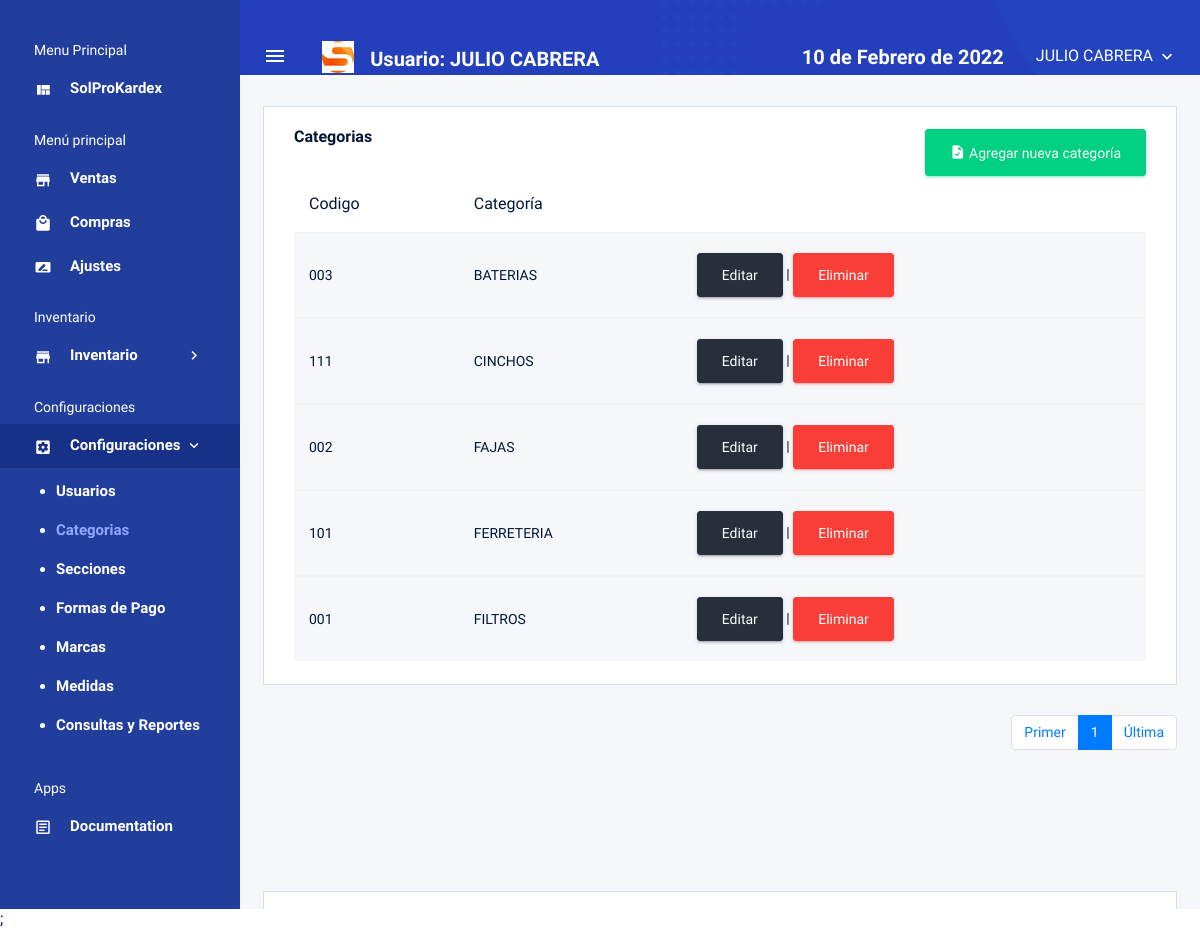
Screenshot of /sistema/VistaCategorias.php (signed in) with the database file from the repository.
### tables this page shows
CREATE TABLE `categorias` (
  `IDCATEGORIA` bigint(20) NOT NULL,
  `CODIGO` char(3) NOT NULL,
  `CATEGORIA` varchar(30) NOT NULL,
  `ESTATUS` tinyint(2) NOT NULL DEFAULT 1
);

### sistema/VistaCategorias.php (the view, shortened to what this page needs)
<?php
    include "../conexionBD.php";
?>
<!DOCTYPE html>
<html lang="en">
<head>
<?php include "../includes/includes.php";?>
</head>
<body>
<div class="container-scroller d-flex">
    <?php include "../includes/sideBar.php";?>
    <div class="container-fluid page-body-wrapper">
    <?php include "../includes/navBar.php"; ?>
    <div class="main-panel">
        <div class="content-wrapper">
        <div class="row">
            <div class="col-lg-12 grid-margin stretch-card">
            <div class="card">
                <div class="card-body">
                <a href="registrarCategoria.php">
                    <h4 class="card-title">Categorias
                        <span class="float-right">
                            <button type="button" class="btn btn-success btn-fw" >
                                <i class="mdi mdi-file-check btn-icon-prepend"></i>  Agregar nueva categoría
                            </button>
                        </span>
                    </h4>
                </a>
                <div class="table-responsive">
                    <table class="table table-striped">
                    <thead>
                        <tr>
                            <th>
                                Codigo
                            </th>
                            <th>
                                Categoría
                            </th>
                        </tr>
                    </thead>
                    <?php
                        $sql_registros = mysqli_query($connectionTrans,"SELECT COUNT(*) AS total_registros FROM categorias WHERE ESTATUS = 1;");
                        $result_registros = mysqli_fetch_array($sql_registros);
                        $total_registros = $result_registros['total_registros'];
                        $reg_pagina = 5;
                        if (empty($_GET['pagina'])) {
                            $pagina = 1;
                        }else{
                            $pagina = $_GET['pagina'];
                        }
                        $desde = ($pagina-1) * $reg_pagina;
                        $total_paginas = ceil($total_registros / $reg_pagina);
                        $consulta = mysqli_query($connectionTrans, "SELECT * FROM `categorias` WHERE ESTATUS = '1'
                                                                    ORDER BY CATEGORIA LIMIT $desde,$reg_pagina;");
                        $resultado = mysqli_num_rows($consulta);
                        if ($resultado > 0){
                            while ($datos = mysqli_fetch_array($consulta)){
                                ?>
                    <tbody>
                    <tr>
                        <td><?php echo $datos['CODIGO']; ?></td>
                        <td><?php echo $datos['CATEGORIA']; ?></td>
                        <td>
                        <a class="btn btn-dark sm" href="../sistema/actualizarCategoria.php?id=<?php echo $datos['IDCATEGORIA']?>">Editar</a>
                        |
                        <a class="btn btn-danger sm" href="eliminarCategoria.php?id=<?php echo $datos['IDCATEGORIA']?>">Eliminar</a>
                        </td>
                        </tr>
                    </tbody>
                    <?php
					}
				}
			?>
                    </table>
                </div>
                </div>
            </div>
            </div>
        </div>
            <nav aria-label="Page navigation example">
                <ul class="pagination justify-content-end">
                    <li class="page-item"><a class="page-link" href="?pagina=<?php echo 1;?>">Primer</a></li>
                    <?php
                        for ($i=1; $i <= $total_paginas; $i++) {
                            if ($i == $pagina) {
                                echo '<li class="page-item active"><a class="page-link">'.$i.'</a></li>';
                            }else{
                                echo '<li class="page-item"><a class="page-link" href="?pagina='.$i.'">'.$i.'</a></li>';
                            }
                        }
                    ?>
                    <li class="page-item"><a class="page-link" href="?pagina=<?php echo $total_paginas;?>">Última</a></li>
                </ul>
            </nav>
        </div>
        <?php include "../includes/footer.php";?>
    </div>
    </div>
</div>
<?php include"../includes/scriptsJs.php";?>;
</body>
</html>

### rows the page displays
categorias: CODIGO "003", CATEGORIA "BATERIAS"
categorias: CODIGO "111", CATEGORIA "CINCHOS"
categorias: CODIGO "002", CATEGORIA "FAJAS"
categorias: CODIGO "101", CATEGORIA "FERRETERIA"
categorias: CODIGO "001", CATEGORIA "FILTROS"

### other values shown
$_SESSION['Nombre'] "JULIO CABRERA"
fechaC() "10 de Febrero de 2022"
